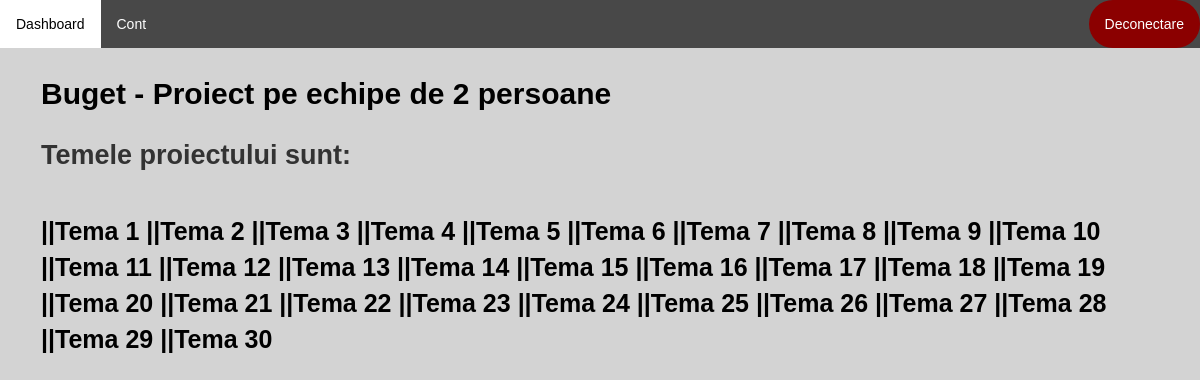
/vizualizare-disciplina/vizualizare-proiecte/proiect/18 (signed in), run on the app's committed database.
### application/models.py (models this page shows)
class Proiect(models.Model):
    id = models.AutoField(primary_key=True)
    nume = models.CharField(max_length=100, unique=False)
    data_inregistrare = models.DateField(auto_now_add=True)
    data_finalizare = models.DateField()
    profesor = models.ForeignKey(User, on_delete=models.CASCADE)
    disciplina = models.ForeignKey(Disciplina, on_delete=models.CASCADE, null=True)
    document = models.CharField(max_length=100, null=True)
    nr_persoane = models.IntegerField(null=True)
    cale = models.CharField(max_length=100, default=None)

class Tema(models.Model):
    id = models.AutoField(primary_key=True)
    nume = models.CharField(max_length=100, unique=False)
    proiect = models.ForeignKey(Proiect, on_delete=models.CASCADE, unique=False)

### application/decorators.py (the view)
        def wrapper_func(request, *args, **kwargs):
            user_groups = list()
            for group in request.user.groups.all():
                user_groups.append(group.name)
            if allowed_roles[0] in user_groups:
                return view_func(request, *args, **kwargs)
            else:
                return redirect('dashboard')

### application/functions.py (called while the page is built)
def get_user_info(request):
    user = request.user
    user_groups = [group.name for group in user.groups.all()]
    if 'admin' in user_groups:
        user_type = 'admin'
    elif 'studenti' in user_groups:
        user_type = 'student'
    elif 'secretariat' in user_groups:
        user_type = 'secretar'
    else:
        user_type = 'profesor'
    out = {'user': user,
           'user_groups': user_groups,
           'user_type': user_type
           }
    return out

def create_context(request=None, extract_user_info=True):
    if extract_user_info and not request:
        raise ValueError("request must be set if extract_user_info is True")
    out = {}
    if extract_user_info:
        out.update(get_user_info(request))
    return out

### application/views.py (called while the page is built)
@allowed_users(allowed_roles=['profesori'])
@login_required(login_url='login')
def proiect(request, pk):
    proiect = Proiect.objects.get(pk=pk)
    teme = Tema.objects.all().filter(proiect=pk)
    context = create_context(request)
    context['proiect'] = proiect
    context['teme'] = teme
    return render(request, 'application/profesor/proiect.html', context)

### application/templates/application/profesor/proiect.html (shortened to what this page needs)
{% extends 'application/dashboard.html' %}
{% load static %}
{% block article %}
    {% if proiect.nr_persoane > 1 %}
      <b style="color: black; font-size: 30px">{{ proiect.nume }} -  Proiect pe echipe de {{ proiect.nr_persoane }} persoane</b>
    {% else %}
      <b  style="color: black; font-size: 30px">{{ proiect.nume }} -  Proiect individual </b>
    {% endif %}
    <br>
    <br>
    <b style="font-size: 27px;">Temele proiectului sunt:</b>
    <div  style="margin-top: 40px">
                {% for tema in teme %}
                           <a href="" style="color: black; font-size: 25px"> <b>||{{ tema.nume }}  </b> </a>
                {% endfor %}
    </div>
{% endblock %}

### application/static/application/css/main_layout_application.css (style rules this page uses)
body { font-family: Arial, Helvetica, sans-serif; }
body { margin: 0; background-color: lightgray; font-family: Arial, Helvetica, sans-serif; }

### data on the page
Proiect: nume "Buget", nr_persoane "2"
Tema: nume "Tema 1"
Tema: nume "Tema 2"
Tema: nume "Tema 3"
Tema: nume "Tema 4"
Tema: nume "Tema 5"
Tema: nume "Tema 6"
Tema: nume "Tema 7"
Tema: nume "Tema 8"
Tema: nume "Tema 9"
Tema: nume "Tema 10"
Tema: nume "Tema 11"
Tema: nume "Tema 12"
Tema: nume "Tema 13"
Tema: nume "Tema 14"
Tema: nume "Tema 15"
Tema: nume "Tema 16"
Tema: nume "Tema 17"
Tema: nume "Tema 18"
Tema: nume "Tema 19"
Tema: nume "Tema 20"
Tema: nume "Tema 21"
Tema: nume "Tema 22"
Tema: nume "Tema 23"
Tema: nume "Tema 24"
Tema: nume "Tema 25"
Tema: nume "Tema 26"
Tema: nume "Tema 27"
Tema: nume "Tema 28"
Tema: nume "Tema 29"
Tema: nume "Tema 30"
